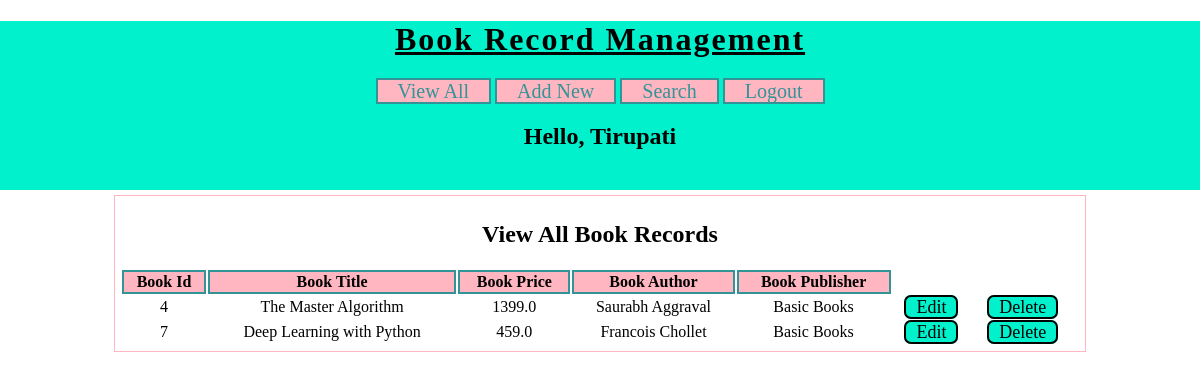
The page /BRM/view-book/ (signed in) on the database its author committed.
### myapp/models.py (models this page shows)
class Book(models.Model):
    title = models.CharField(max_length=100)
    price = models.FloatField()
    author = models.CharField(max_length=100)
    publisher = models.CharField(max_length=100)

### myapp/views.py (the view)
# urls.py: path('view-book/', views.ViewBooks, name='view-book'),
@login_required(login_url = '/BRM/login/')
def ViewBooks(request):
    books = Book.objects.all().order_by('id')
    username = request.session['username']
    context = {
        'books' : books,
        'username' : username
    }
    return render(request, 'myapp/view_book.html',context)

### templates/myapp/view_book.html (shortened to what this page needs)
{% extends 'myapp/base.html' %}
{% block content %}
<div id="main">
  <h2>View All Book Records</h2>
  <table>
    <thead>
      <th>Book Id</th>
      <th>Book Title</th>
      <th>Book Price</th>
      <th>Book Author</th>
      <th>Book Publisher</th>
    </thead>
    {% for book in books %}
    <tr>
      <td>{{book.id}}</td>
      <td>{{book.title}}</td>
      <td>{{book.price}}</td>
      <td>{{book.author}}</td>
      <td>{{book.publisher}}</td>
      <td><a href="{% url 'edit-book' book.id %}" class="btn">Edit</a></td>
      <td><a href="{% url 'delete-book' book.id %}" class="btn">Delete</a></td>
      <td></td>
    </tr>
    {% endfor %}
  </table>
</div>
{% endblock content %}

### templates/myapp/base.html (shortened to what this page needs)
<!DOCTYPE html>
{% load static %}
<html lang="en" dir="ltr">
  <head>
    <link rel="stylesheet" href="{% static 'css/BRMstyle.css' %}">
  </head>
  <body>
    <div id="header">
      <h1>Book Record Management</h1>
      <div id="nav">
        <a href="{% url 'view-book' %}">View All</a>
        <a href="{% url 'new-book' %}">Add New</a>
        <a href="{% url 'search-book' %}">Search</a>
        <a href="{% url 'logout' %}">Logout</a>
      </div>
      <h2>Hello, {{username}}</h2>
    </div>
    {% block content %}
    {% endblock content %}
  </body>
</html>

### statics/css/BRMstyle.css (style rules this page uses)
body { margin: 0; font-family: cursive; }
#header { background-color: #00F1CC; padding-bottom: 20px; text-align: center; }
#header h1 { text-align: center; letter-spacing: 2px; text-decoration: underline; }
#nav { width: 60%; margin: auto; }
#nav a { background-color: lightpink; width: 150px; border: solid 2px #329497; font-size: 20px; text-decoration: none; color : #329497; padding-left: 20px; padding-right: 20px; }
#main { margin: auto; border: solid 1px lightpink; width: 80%; padding: 5px; margin-top: 5px; }
#main h2, #main form { text-align: center; }
#main table { width: 100%; text-align: center; }
#main table th { background-color: lightpink; border: solid 2px #329497; }
.btn { background-color: #00F1CC; width: 150px; border: solid 2px black; font-size: 18px; text-decoration: none; color: black; padding-left: 10px; padding-right: 10px; border-radius: 7px; }

### rows shown on the page
Book: id "4", title "The Master Algorithm", price "1399.0", author "Saurabh Aggraval", publisher "Basic Books"
Book: id "7", title "Deep Learning with Python", price "459.0", author "Francois Chollet", publisher "Basic Books"

### other values the page prints
{{ username }} "Tirupati"
